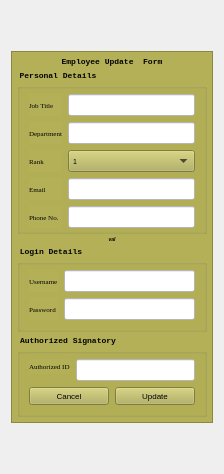
           <widget class="QWidget" name="page_3">
            <layout class="QVBoxLayout" name="verticalLayout_9">
             <item>
              <spacer name="verticalSpacer_6">
               <property name="orientation">
                <enum>Qt::Vertical</enum>
               </property>
               <property name="sizeHint" stdset="0">
                <size>
                 <width>20</width>
                 <height>40</height>
                </size>
               </property>
              </spacer>
             </item>
             <item>
              <widget class="QFrame" name="regForm_2">
               <property name="enabled">
                <bool>true</bool>
               </property>
               <property name="maximumSize">
                <size>
                 <width>16777215</width>
                 <height>16777215</height>
                </size>
               </property>
               <property name="autoFillBackground">
                <bool>false</bool>
               </property>
               <property name="styleSheet">
                <string notr="true">background-color: rgb(179, 176, 87);
color: rgb(2, 2, 2);</string>
               </property>
               <property name="frameShape">
                <enum>QFrame::StyledPanel</enum>
               </property>
               <property name="frameShadow">
                <enum>QFrame::Raised</enum>
               </property>
               <layout class="QGridLayout" name="gridLayout_10">
                <property name="leftMargin">
                 <number>5</number>
                </property>
                <property name="topMargin">
                 <number>5</number>
                </property>
                <property name="rightMargin">
                 <number>5</number>
                </property>
                <property name="bottomMargin">
                 <number>5</number>
                </property>
                <property name="spacing">
                 <number>2</number>
                </property>
                <item row="3" column="0">
                 <widget class="QGroupBox" name="groupBox_5">
                  <property name="sizePolicy">
                   <sizepolicy hsizetype="Minimum" vsizetype="Minimum">
                    <horstretch>0</horstretch>
                    <verstretch>40</verstretch>
                   </sizepolicy>
                  </property>
                  <property name="maximumSize">
                   <size>
                    <width>16777215</width>
                    <height>356</height>
                   </size>
                  </property>
                  <property name="font">
                   <font>
                    <family>Courier New</family>
                    <pointsize>6</pointsize>
                    <weight>75</weight>
                    <bold>true</bold>
                   </font>
                  </property>
                  <property name="title">
                   <string>Personal Details</string>
                  </property>
                  <layout class="QGridLayout" name="gridLayout_12">
                   <property name="topMargin">
                    <number>9</number>
                   </property>
                   <property name="bottomMargin">
                    <number>3</number>
                   </property>
                   <item row="0" column="0">
                    <widget class="QLabel" name="joblbl_2">
                     <property name="font">
                      <font>
                       <family>Georgia</family>
                       <pointsize>5</pointsize>
                      </font>
                     </property>
                     <property name="text">
                      <string>Job Title</string>
                     </property>
                    </widget>
                   </item>
                   <item row="5" column="0">
                    <widget class="QLabel" name="phonelbl_2">
                     <property name="font">
                      <font>
                       <family>Georgia</family>
                       <pointsize>5</pointsize>
                      </font>
                     </property>
                     <property name="text">
                      <string>Phone No.</string>
                     </property>
                    </widget>
                   </item>
                   <item row="4" column="0">
                    <widget class="QLabel" name="emaillbl_2">
                     <property name="font">
                      <font>
                       <family>Georgia</family>
                       <pointsize>5</pointsize>
                      </font>
                     </property>
                     <property name="text">
                      <string>Email</string>
                     </property>
                    </widget>
                   </item>
                   <item row="1" column="0">
                    <widget class="QLabel" name="deptlbl_2">
                     <property name="font">
                      <font>
                       <family>Georgia</family>
                       <pointsize>5</pointsize>
                      </font>
                     </property>
                     <property name="text">
                      <string>Department</string>
                     </property>
                    </widget>
                   </item>
                   <item row="5" column="1">
                    <widget class="QLineEdit" name="phone_2">
                     <property name="font">
                      <font>
                       <family>Courier New</family>
                       <pointsize>5</pointsize>
                      </font>
                     </property>
                     <property name="autoFillBackground">
                      <bool>false</bool>
                     </property>
                     <property name="styleSheet">
                      <string notr="true">color: rgb(9, 9, 9);
background-color: rgb(255, 255, 255);</string>
                     </property>
                     <property name="inputMethodHints">
                      <set>Qt::ImhDigitsOnly|Qt::ImhFormattedNumbersOnly|Qt::ImhPreferNumbers</set>
                     </property>
                    </widget>
                   </item>
                   <item row="4" column="1">
                    <widget class="QLineEdit" name="email_2">
                     <property name="font">
                      <font>
                       <family>Courier New</family>
                       <pointsize>5</pointsize>
                      </font>
                     </property>
                     <property name="autoFillBackground">
                      <bool>false</bool>
                     </property>
                     <property name="styleSheet">
                      <string notr="true">color: rgb(9, 9, 9);
background-color: rgb(255, 255, 255);</string>
                     </property>
                     <property name="inputMethodHints">
                      <set>Qt::ImhEmailCharactersOnly</set>
                     </property>
                    </widget>
                   </item>
                   <item row="1" column="1">
                    <widget class="QLineEdit" name="dept_2">
                     <property name="font">
                      <font>
                       <family>Courier New</family>
                       <pointsize>5</pointsize>
                      </font>
                     </property>
                     <property name="styleSheet">
                      <string notr="true">color: rgb(9, 9, 9);
background-color: rgb(255, 255, 255);</string>
                     </property>
                    </widget>
                   </item>
                   <item row="0" column="1">
                    <widget class="QLineEdit" name="jobTitle_2">
                     <property name="font">
                      <font>
                       <family>Courier New</family>
                       <pointsize>5</pointsize>
                      </font>
                     </property>
                     <property name="styleSheet">
                      <string notr="true">color: rgb(9, 9, 9);
background-color: rgb(255, 255, 255);</string>
                     </property>
                    </widget>
                   </item>
                   <item row="3" column="1">
                    <widget class="QComboBox" name="rank_2">
                     <property name="font">
                      <font>
                       <pointsize>5</pointsize>
                      </font>
                     </property>
                     <item>
                      <property name="text">
                       <string>1</string>
                      </property>
                     </item>
                     <item>
                      <property name="text">
                       <string>2</string>
                      </property>
                     </item>
                     <item>
                      <property name="text">
                       <string>3</string>
                      </property>
                     </item>
                     <item>
                      <property name="text">
                       <string>4</string>
                      </property>
                     </item>
                     <item>
                      <property name="text">
                       <string>5</string>
                      </property>
                     </item>
                     <item>
                      <property name="text">
                       <string>6</string>
                      </property>
                     </item>
                     <item>
                      <property name="text">
                       <string>7</string>
                      </property>
                     </item>
                     <item>
                      <property name="text">
                       <string>8</string>
                      </property>
                     </item>
                     <item>
                      <property name="text">
                       <string>9</string>
                      </property>
                     </item>
                    </widget>
                   </item>
                   <item row="3" column="0">
                    <widget class="QLabel" name="ranklbl_2">
                     <property name="font">
                      <font>
                       <family>Georgia</family>
                       <pointsize>5</pointsize>
                      </font>
                     </property>
                     <property name="text">
                      <string>Rank</string>
                     </property>
                    </widget>
                   </item>
                  </layout>
                 </widget>
                </item>
                <item row="5" column="0">
                 <widget class="QGroupBox" name="groupBox_6">
                  <property name="maximumSize">
                   <size>
                    <width>16777215</width>
                    <height>150</height>
                   </size>
                  </property>
                  <property name="font">
                   <font>
                    <family>Courier New</family>
                    <pointsize>6</pointsize>
                    <weight>75</weight>
                    <bold>true</bold>
                   </font>
                  </property>
                  <property name="autoFillBackground">
                   <bool>false</bool>
                  </property>
                  <property name="title">
                   <string>Login Details</string>
                  </property>
                  <layout class="QGridLayout" name="gridLayout_13">
                   <item row="0" column="0">
                    <widget class="QLabel" name="userlbl_2">
                     <property name="font">
                      <font>
                       <family>Georgia</family>
                       <pointsize>5</pointsize>
                      </font>
                     </property>
                     <property name="text">
                      <string>Username</string>
                     </property>
                    </widget>
                   </item>
                   <item row="1" column="0">
                    <widget class="QLabel" name="paswdlbl_2">
                     <property name="font">
                      <font>
                       <family>Georgia</family>
                       <pointsize>5</pointsize>
                      </font>
                     </property>
                     <property name="text">
                      <string>Password</string>
                     </property>
                    </widget>
                   </item>
                   <item row="0" column="1">
                    <widget class="QLineEdit" name="regUserid_2">
                     <property name="font">
                      <font>
                       <family>Courier New</family>
                       <pointsize>5</pointsize>
                      </font>
                     </property>
                     <property name="styleSheet">
                      <string notr="true">color: rgb(9, 9, 9);
background-color: rgb(255, 255, 255);</string>
                     </property>
                    </widget>
                   </item>
                   <item row="1" column="1">
                    <widget class="QLineEdit" name="regPaswd_2">
                     <property name="font">
                      <font>
                       <family>Courier New</family>
                       <pointsize>5</pointsize>
                      </font>
                     </property>
                     <property name="styleSheet">
                      <string notr="true">color: rgb(9, 9, 9);
background-color: rgb(255, 255, 255);</string>
                     </property>
                     <property name="echoMode">
                      <enum>QLineEdit::PasswordEchoOnEdit</enum>
                     </property>
                    </widget>
                   </item>
                  </layout>
                 </widget>
                </item>
                <item row="4" column="0">
                 <widget class="QLabel" name="regStatus_2">
                  <property name="sizePolicy">
                   <sizepolicy hsizetype="Preferred" vsizetype="Fixed">
                    <horstretch>0</horstretch>
                    <verstretch>0</verstretch>
                   </sizepolicy>
                  </property>
                  <property name="font">
                   <font>
                    <family>Segoe UI Symbol</family>
                    <pointsize>4</pointsize>
                    <weight>75</weight>
                    <italic>true</italic>
                    <bold>true</bold>
                   </font>
                  </property>
                  <property name="text">
                   <string>val</string>
                  </property>
                  <property name="alignment">
                   <set>Qt::AlignCenter</set>
                  </property>
                  <property name="margin">
                   <number>5</number>
                  </property>
                 </widget>
                </item>
                <item row="1" column="0">
                 <widget class="QLabel" name="label_26">
                  <property name="sizePolicy">
                   <sizepolicy hsizetype="Minimum" vsizetype="Fixed">
                    <horstretch>0</horstretch>
                    <verstretch>0</verstretch>
                   </sizepolicy>
                  </property>
                  <property name="font">
                   <font>
                    <family>Courier New</family>
                    <pointsize>6</pointsize>
                    <weight>75</weight>
                    <bold>true</bold>
                   </font>
                  </property>
                  <property name="text">
                   <string>Employee Update  Form</string>
                  </property>
                  <property name="alignment">
                   <set>Qt::AlignCenter</set>
                  </property>
                 </widget>
                </item>
                <item row="6" column="0">
                 <widget class="QGroupBox" name="groupBox_2">
                  <property name="font">
                   <font>
                    <family>Courier New</family>
                    <pointsize>6</pointsize>
                    <weight>75</weight>
                    <bold>true</bold>
                   </font>
                  </property>
                  <property name="title">
                   <string>Authorized Signatory</string>
                  </property>
                  <layout class="QGridLayout" name="gridLayout_7">
                   <item row="1" column="0">
                    <layout class="QHBoxLayout" name="horizontalLayout_7">
                     <item>
                      <widget class="QPushButton" name="regCancel_2">
                       <property name="sizePolicy">
                        <sizepolicy hsizetype="Minimum" vsizetype="Preferred">
                         <horstretch>0</horstretch>
                         <verstretch>0</verstretch>
                        </sizepolicy>
                       </property>
                       <property name="font">
                        <font>
                         <pointsize>6</pointsize>
                        </font>
                       </property>
                       <property name="cursor">
                        <cursorShape>PointingHandCursor</cursorShape>
                       </property>
                       <property name="styleSheet">
                        <string notr="true">border-color: rgb(8, 8, 8);</string>
                       </property>
                       <property name="text">
                        <string>Cancel</string>
                       </property>
                      </widget>
                     </item>
                     <item>
                      <widget class="QPushButton" name="updateBtn">
                       <property name="sizePolicy">
                        <sizepolicy hsizetype="Minimum" vsizetype="Preferred">
                         <horstretch>0</horstretch>
                         <verstretch>0</verstretch>
                        </sizepolicy>
                       </property>
                       <property name="font">
                        <font>
                         <pointsize>6</pointsize>
                        </font>
                       </property>
                       <property name="cursor">
                        <cursorShape>PointingHandCursor</cursorShape>
                       </property>
                       <property name="autoFillBackground">
                        <bool>false</bool>
                       </property>
                       <property name="styleSheet">
                        <string notr="true">border-color: rgb(8, 8, 8);</string>
                       </property>
                       <property name="text">
                        <string>Update</string>
                       </property>
                       <property name="flat">
                        <bool>false</bool>
                       </property>
                      </widget>
                     </item>
                    </layout>
                   </item>
                   <item row="0" column="0">
                    <layout class="QFormLayout" name="formLayout_3">
                     <item row="0" column="0">
                      <widget class="QLabel" name="authIdlbl_2">
                       <property name="font">
                        <font>
                         <family>Georgia</family>
                         <pointsize>5</pointsize>
                        </font>
                       </property>
                       <property name="text">
                        <string>Authorized ID</string>
                       </property>
                      </widget>
                     </item>
                     <item row="0" column="1">
                      <widget class="QLineEdit" name="authID_2">
                       <property name="font">
                        <font>
                         <family>Courier New</family>
                         <pointsize>5</pointsize>
                        </font>
                       </property>
                       <property name="autoFillBackground">
                        <bool>false</bool>
                       </property>
                       <property name="styleSheet">
                        <string notr="true">color: rgb(11, 11, 11);
background-color: rgb(255, 255, 255);</string>
                       </property>
                       <property name="inputMethodHints">
                        <set>Qt::ImhSensitiveData</set>
                       </property>
                       <property name="text">
                        <string/>
                       </property>
                      </widget>
                     </item>
                    </layout>
                   </item>
                  </layout>
                 </widget>
                </item>
               </layout>
              </widget>
             </item>
             <item>
              <spacer name="verticalSpacer_5">
               <property name="orientation">
                <enum>Qt::Vertical</enum>
               </property>
               <property name="sizeHint" stdset="0">
                <size>
                 <width>20</width>
                 <height>40</height>
                </size>
               </property>
              </spacer>
             </item>
            </layout>
           </widget>
